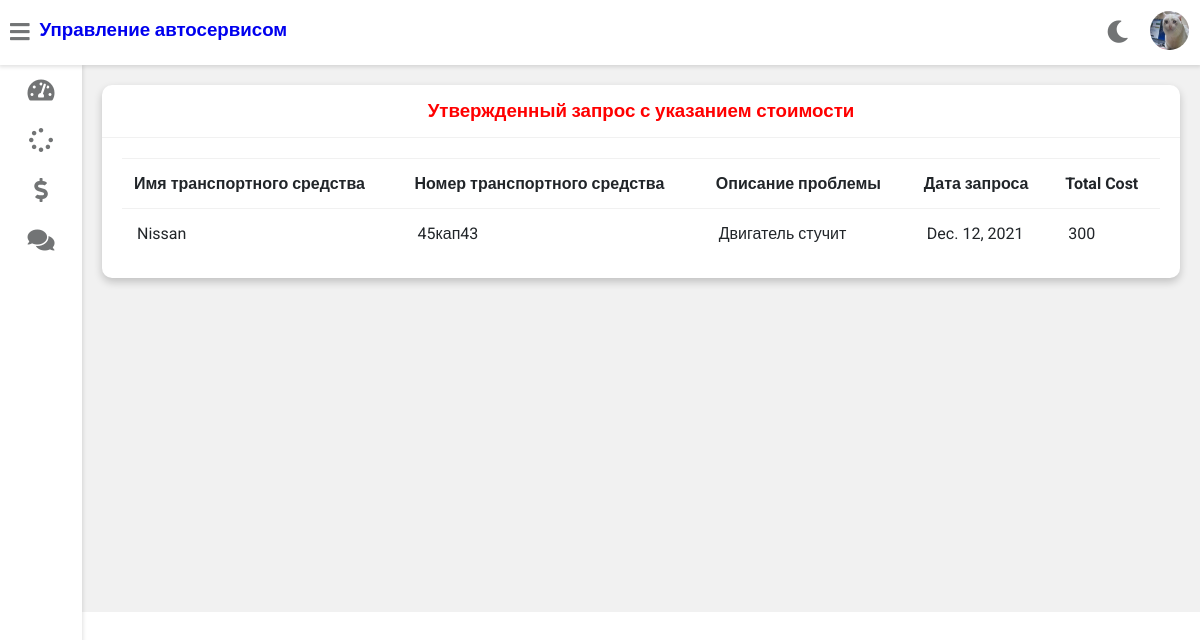
The app's page /customer-invoice (signed in) with its own data.
### vehicle/models.py (models this page shows, shortened)
class Customer(models.Model):
    user = models.OneToOneField(User, on_delete=models.CASCADE)
    profile_pic = models.ImageField(upload_to='profile_pic/CustomerProfilePic/', null=True, blank=True)
    address = models.CharField(max_length=40)
    mobile = models.CharField(max_length=20, null=False)

class Request(models.Model):
    cat = (('грузовик больше 3.5т', 'грузовик больше 3.5т'),
           ('грузовик меньше 3.5т', 'грузовик меньше 3.5т'),
           ('электрокар', 'электрокар'),
           ('гибридное авто', 'гибридное авто'),
           ('автомобиль с ДВС', 'автомобиль с ДВС'))
    category = models.CharField(max_length=50, choices=cat)
    vehicle_no = models.CharField(max_length=40, null=False)
    vehicle_name = models.CharField(max_length=40, null=False)
    vehicle_model = models.CharField(max_length=40, null=False)
    vehicle_brand = models.CharField(max_length=40, null=False)
    problem_description = models.CharField(max_length=500, null=False)
    date = models.DateField(auto_now=True)
    cost = models.PositiveIntegerField(null=True)
    customer = models.ForeignKey('Customer', on_delete=models.CASCADE, null=True)
    mechanic = models.ForeignKey('Mechanic', on_delete=models.CASCADE, null=True)
    stat = (
        ('В ожидании', 'В ожидании'), ('Одобрено', 'Одобрено'), ('Ремонт', 'Ремонт'),
        ('Отремонтировано', 'Отремонтировано'),
        ('Можно забирать', 'Можно забирать'))
    status = models.CharField(max_length=50, choices=stat, default='В ожидании', null=True)

### vehicle/views.py (the view)
# urls.py: path('customer-invoice', views.customer_invoice_view, name='customer-invoice'),
@login_required(login_url='customerlogin')
@user_passes_test(is_customer)
def customer_invoice_view(request):
    customer = models.Customer.objects.get(user_id=request.user.id)
    enquiries = models.Request.objects.all().filter(customer_id=customer.id).exclude(status='В ожидании')
    return render(request, 'vehicle/customer_invoice.html', {'customer': customer, 'enquiries': enquiries})

### vehicle/views.py (called while the page is built)
def is_customer(user):
    return user.groups.filter(name='CUSTOMER').exists()

### templates/vehicle/customer_invoice.html
{% extends 'vehicle/customerbase.html' %}
{% block content %}
	<div class="wrapper">
		<div class="row">
			<div class="col-12 col-m-12 col-sm-12">
				<div class="card">
					<div class="card-header">
						<h3 style="color:red; text-align:center" >Утвержденный запрос с указанием стоимости
						</h3>
					</div>
					<div class="card-content">
						<table>
							<thead>
                <tr>
                  <th>Имя транспортного средства</th>
                  <th>Номер транспортного средства</th>
                  <th>Описание проблемы</th>
                  <th>Дата запроса</th>
									<th>Total Cost</th>
                </tr>
							</thead>
							<tbody>
                {% for enq in enquiries %}
                <tr>
                  <td>{{enq.vehicle_name}}</td>
                  <td>{{enq.vehicle_no}}</td>
                  <td>{{enq.problem_description}}</td>
                  <td>{{enq.date}}</td>
                  <td>{{enq.cost}}</td>
                </tr>
                {% endfor %}
							</tbody>
						</table>
					</div>
				</div>
			</div>
		</div>
<br><br><br><br><br><br><br><br><br><br><br><br><br><br><br><br>
	</div>
{% endblock content %}

### templates/vehicle/customerbase.html (shortened to what this page needs)
<!DOCTYPE html>
{% load static %}
<html>
<head>
	<link rel="stylesheet" type="text/css" href="https://cdnjs.cloudflare.com/ajax/libs/Chart.js/2.9.3/Chart.min.css">
	<link rel="stylesheet" type="text/css" href="{% static "fontawesome-free/css/all.min.css" %}">
	<link rel="stylesheet" type="text/css" href="{% static "style.css" %}">
</head>
<body class="overlay-scrollbar">
	<div class="navbar">
		<ul class="navbar-nav">
			<li class="nav-item">
				<a class="nav-link">
					<i class="fas fa-bars" onclick="collapseSidebar()"></i>
				</a>
			</li>
			<li class="nav-item">
			<a style="text-decoration:none;"href="/customer-dashboard"><h3>Управление автосервисом</h3></a>
			</li>
		</ul>
		<ul class="navbar-nav nav-right">
			<li class="nav-item mode">
				<a class="nav-link" href="#" onclick="switchTheme()">
					<i class="fas fa-moon dark-icon"></i>
				</a>
			</li>
			<li class="nav-item avt-wrapper">
				<div class="avt dropdown">
					<img src="{% static  customer.profile_pic.url %} " alt="User image" class="dropdown-toggle" data-toggle="user-menu">
				</div>
			</li>
		</ul>
	</div>
	<div class="sidebar">
		<ul class="sidebar-nav">
			<li class="sidebar-nav-item">
				<a href="/customer-dashboard" class="sidebar-nav-link">
					<div>
						<i class="fas fa-tachometer-alt"></i>
					</div>
				</a>
			</li>
			<li  class="sidebar-nav-item">
				<a href="/customer-request" class="sidebar-nav-link">
					<div>
						<i class="fas fa-spinner"></i>
					</div>
				</a>
			</li>
			<li  class="sidebar-nav-item">
				<a href="/customer-invoice" class="sidebar-nav-link">
					<div>
						<i class="fas fa-dollar-sign"></i>
					</div>
				</a>
			</li>
			<li  class="sidebar-nav-item">
				<a href="/customer-feedback" class="sidebar-nav-link">
					<div>
					<i class="fas fa-comments"></i>
					</div>
				</a>
			</li>
		</ul>
	</div>
<div>
	<div class="content">
		{% block content %}
		{% endblock content %}
	</div>
</div>
</body>
</html>

### static/style.css (style rules this page uses)
:root { --primary-color: #4834d4; --success-color: #6ab04c; --warning-color: #f0932b; --danger-color: #eb4d4b; --light-color: #212529; --light-second-color: #727475; --light-background: #ffffff; --light-second-background: #f1f1f1; --dark-color: #909090; --dark-second-color: #f5f6fa; --dark-background: #23242D; --dark-second-background: #181818; }
.light { --main-bg-color: var(--light-background); --second-bg-color: var(--light-second-background); --main-color: var(--light-color); --second-color: var(--light-second-color); }
* { box-sizing: border-box; }
body { font-family: 'Roboto', sans-serif; background: var(--main-bg-color); color: var(--main-color); margin: 0; }
.navbar { display: flex; flex-direction: row; background: var(--main-bg-color); color: var(--main-color); position: fixed; top: 0; right: 0; left: 0; z-index: 101; box-shadow: rgba(0,0,0,0.12) 0px 1px 4px 1px; }
.navbar-nav { list-style: none; display: flex; flex-direction: row; padding-left: 0; margin-bottom: 0; margin-top: 0; }
.nav-link { float: left; text-align: center; padding: 21px 10px; text-decoration: none; font-size: 17px; color: var(--second-color); position: relative; }
.navbar-nav i { font-size: 1.4rem; }
.nav-right { margin-left: auto; }
.avt img { width: 39px; height: 39px; border-radius: 50%; }
.avt { padding: 11px }
.dropdown { position: relative; }
.wrapper { padding: 10px; margin-left: 82px; padding-top: 75px; background: var(--second-bg-color); transition: margin-left .5s; }
.sidebar { width: 82px; height: 100vh; position: fixed; margin-top: 65px; background: var(--main-bg-color); box-shadow: rgba(0,0,0,0.12) 0px 1px 4px 1px; overflow: hidden; z-index: 100; transition: width .5s; }
.sidebar-nav { list-style: none; padding: 0; margin: 0; display: flex; flex-direction: column; align-items: center; height: 100vh; }
.sidebar-nav-item { width: 100%; }
.sidebar-nav-link { display: flex; align-items: center; color: var(--main-color); text-decoration: none; }
.sidebar-nav-link i { font-size: 1.5rem; color: var(--second-color); position: absolute; left: 50%; top: 50%; transform: translate(-50%, -50%); }
.sidebar-nav-link div { min-width: 82px; height: 50px; position: relative; }
.row { display: flex; flex-wrap: wrap; flex-direction: row; }
.row:after, .row:before { box-sizing: border-box; }
[class*="col-"] { padding: 10px; }
@media only screen and (min-width: 600px) { .col-sm-12 { width: 100%; } }
@media only screen and (min-width: 768px) { .col-m-12 { width: 100%; } }
@media only screen and (min-width: 992px) { .col-12 { width: 100%; } }
.card { background: var(--main-bg-color); color: var(--main-color); border-radius: 10px; margin-bottom: 10px; box-shadow: 0 4px 8px 0 rgba(0,0,0,0.2); }
.card-header { padding: 15px 30px; border-bottom: 1px solid var(--second-bg-color); position: relative; }
.card-header h3 { margin: 0; }
.card-content { padding: 20px; overflow-x: auto; }
table { border-collapse: collapse; width: 100%; }
table td { border-top: 1px solid var(--second-bg-color); padding: 15px; }
table th { border-top: 1px solid var(--second-bg-color); border-bottom: 1px solid var(--second-bg-color); padding: 15px 12px; text-align: left; }

### records on screen
Customer: profile_pic (picture)
Request: vehicle_name "Nissan", vehicle_no "45кап43", problem_description "Двигатель стучит", date "Dec. 12, 2021", cost "300"
